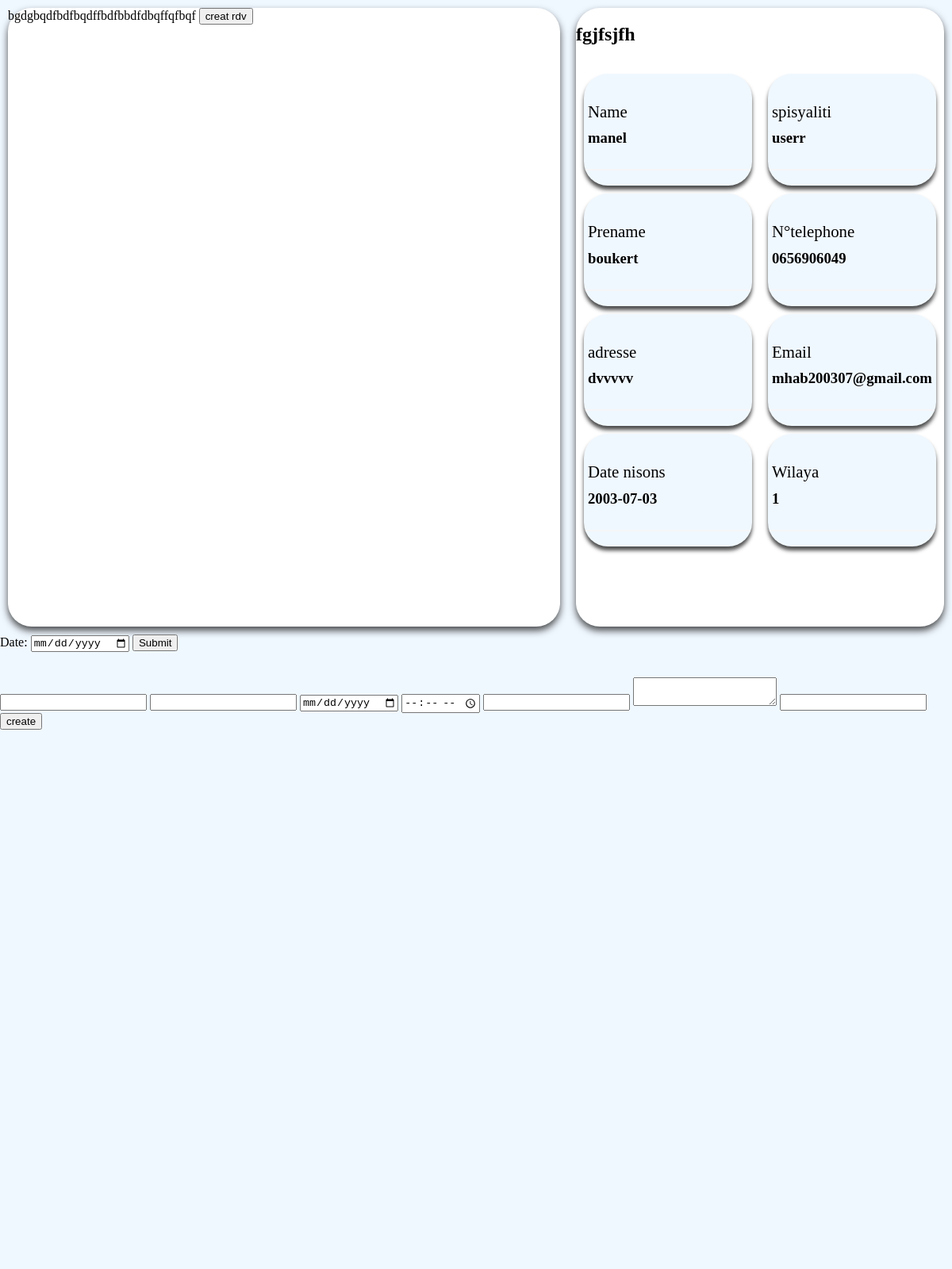
Before: /profil_doctor/2 (signed in) with the older database file.
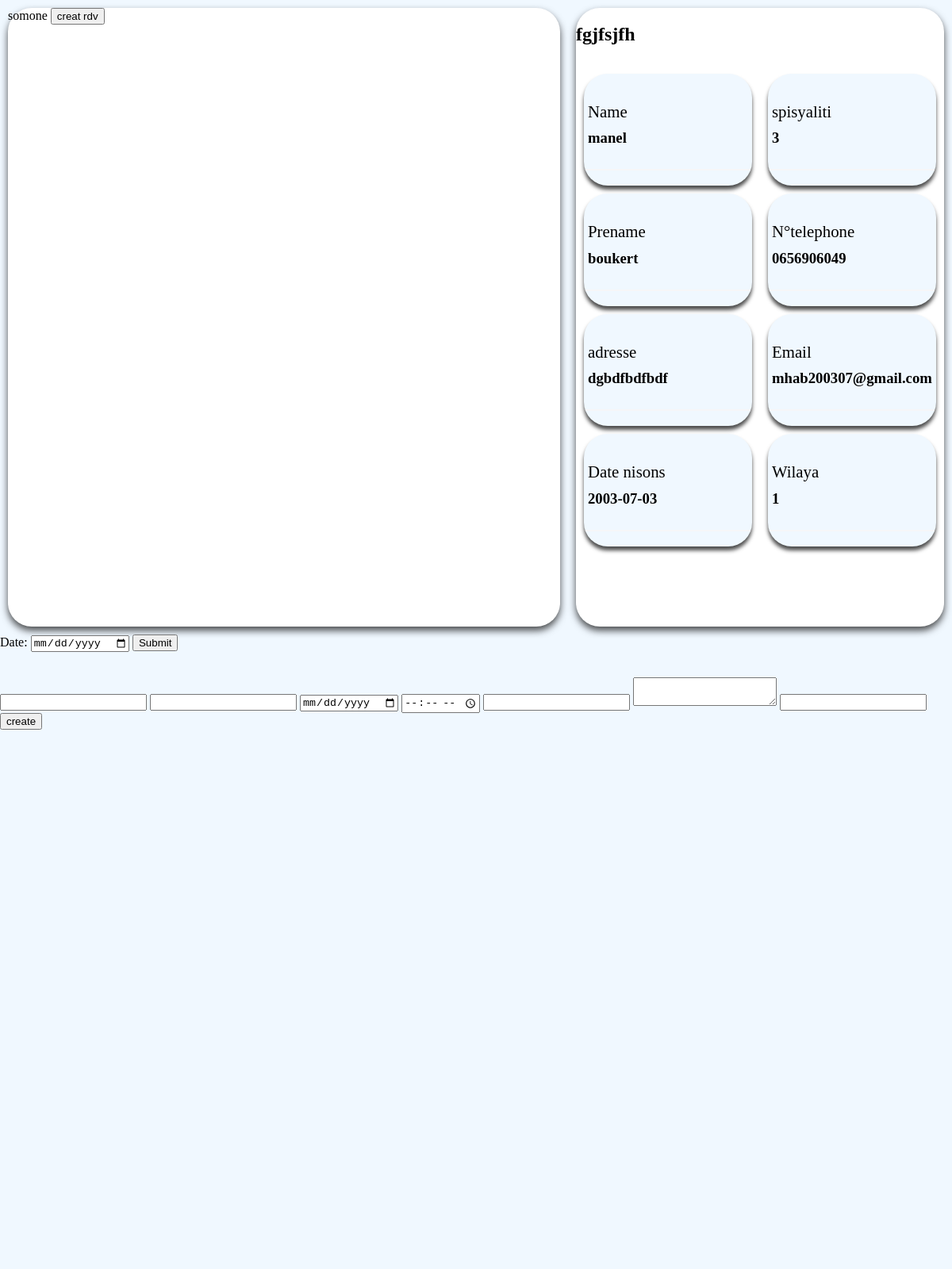
After: the same page with the newer database file.
### app.py (models this page shows, shortened)
class infod(db.Model):
    id = db.Column(db.Integer, primary_key=True)
    id_user = db.Column(db.Integer, db.ForeignKey('user.id'), nullable=False)
    prename = db.Column(db.String(30), nullable=False, default='userr')
    datn = db.Column(db.String(30), nullable=False, default='userr')
    adresse = db.Column(db.String(30), nullable=False, default='userr')
    Ntph = db.Column(db.String(12), nullable=False, default='userr')
    text = db.Column(db.Text)

class User(db.Model, UserMixin):
    id = db.Column(db.Integer, primary_key=True)
    name = db.Column(db.String(30), unique=False, nullable=False)
    email = db.Column(db.String(50), unique=True, nullable=False)
    password_hash = db.Column(db.String(200), nullable=False)
    infod = db.relationship('infod', backref='infod')
    info = db.relationship('info', backref='info')
    bro = db.Column(db.String(1), nullable=False, default=1)
    spi = db.Column(db.String(12), nullable=False, default='userr')
    wil = db.Column(db.String(2), nullable=False, default='userr')
    @property
    def password(self):
        raise AttributeError('password is not a readable')

### app.py (the view, shortened to what this page needs)
@app.route('/profil_doctor/<idu>', methods = ['POST','GET'])
@login_required
def profil_doctor(idu):
    form = rdvForm()
    idd = int(idu)
    user = User.query.filter(User.id==idd).first()
    inf = infod.query.filter(infod.id_user==idd).first()
    prename = inf.prename
    datn = inf.datn
    adresse = inf.adresse
    Ntph = inf.Ntph
    text = inf.text
    times = []
    if form.name.data == None:
     if request.method == 'POST':
        date_str = request.form['date']
        date_format = '%Y-%m-%d'
        try:
            date = datetime.strptime(date_str, date_format)
            start_time = datetime.combine(date, datetime.min.time())
            end_time = datetime.combine(date, datetime.max.time())
            current_time = start_time.replace(hour=8, minute=0)
            end_time = end_time.replace(hour=16, minute=0)
            pose_time = start_time.replace(hour=12, minute=0)
            print(pose_time)
            while current_time <= end_time:
                if ((not rdv.query.filter(rdv.date_to_do == current_time).first()) and (not current_time==pose_time)):
                    times.append(current_time.strftime('%I:%M %p'))
                current_time += timedelta(minutes=30)
            if len(times) > 0:
                times.pop()
        except ValueError:
            times = []
    return render_template('profil_doctor.html',form=form ,prename=prename ,datn=datn ,adresse=adresse ,Ntph=Ntph ,text=text, name=user.name, spi=user.spi, wil=user.wil, email=user.email, times=times)

### app.py (shortened to what this page needs)
class rdvForm(FlaskForm):
   name = StringField("title", validators=[DataRequired()])
   prename = StringField("title", validators=[DataRequired()])
   date_to_do = DateField('date_to_do', format='%Y-%m-%d', validators=[DataRequired()])
   time_to_do = TimeField('time_to_do', format='%H:%M', validators=[DataRequired()])
   drname = StringField("title", validators=[DataRequired()])
   text = StringField("text", widget=TextArea())
   ntph = StringField("tiliphon", validators=[DataRequired()])
   submit = SubmitField('create')

### app.py (called while the page is built)
@login_manager.user_loader
def load_user(user_id):
    return User.query.get(int(user_id))

### templates/profil_doctor.html (shortened to what this page needs)
<!DOCTYPE html>
<html lang="en">
<head>
    <link href="{{ url_for('static', filename='css/style_profil_doctor.css')}}" rel="stylesheet" />
</head>
<body>
    <section>
        <div class="pro">
        <div class="textinfo">
            <div class="text">
                {{text}}
                <a href="#sec2"><button id="moves">creat rdv</button></a>
            </div>
        </div>
        <div class="info">
            <div id="titl"><h2>fgjfsjfh</h2></div>
        <div class="cont">
            <div class="info1">
              <div class="inputbox"><label for="">Name</label>
                <div class="put">
                  <h3>{{name}}</h3>
                </div>
              </div>
              <div class="inputbox"><label for="">Prename</label>
                <div class="put">
                  <h3>{{prename}}</h3>
                </div>
              </div>
              <div class="inputbox"><label for="">adresse</label>
                <div class="put">
                  <h3>{{adresse}}</h3>
                </div>
              </div>
              <div class="inputbox"><label for="">Date nisons</label>
                <div class="put">
                  <h3>{{datn}}</h3>
                </div>
              </div>
            </div>
            <div class="info1">
              <div class="inputbox"><label for="">spisyaliti</label>
                <div class="put">
                  <h3>{{spi}}</h3>
                </div>
              </div>
              <div class="inputbox"><label for="">N°telephone</label>
                <div class="put">
                  <h3>{{Ntph}}</h3>
                </div>
              </div>
              <div class="inputbox"><label for="">Email</label>
                <div class="put">
                  <h3>{{email}}</h3>
                </div>
              </div>
              <div class="inputbox"><label for="">Wilaya</label>
                <div class="put">
                  <h3>{{wil}}</h3>
                </div>
              </div>
            </div>
        </div>
        </div>
        </div>
    </section>
    <section id="sec2">
        <form method="post">
            <label for="date">Date:</label>
            <input type="date" id="date" name="date" required>
            <button type="submit">Submit</button>
        </form>
        <form method="post">
            {{form.name()}}
            {{form.prename()}}
            {{form.date_to_do(type="date")}}
            {{form.time_to_do()}}
            {{form.drname()}}
            {{form.text()}}
            {{form.ntph()}}
            {{form.submit()}}
        </form>
    </section>
</body>
</html>

### static/css/style_profil_doctor.css (style rules this page uses)
body { margin: 0; padding: 0; }
section { display: flex; flex-direction: row; min-height: 100vh; width: 100%; background-color: #f0f8ff; background-position: center; background-size: cover; flex-direction: column; margin: 0; padding: 0; }
.pro { height: 100vh; width: 100%; display: flex; flex-direction: row; }
.info { height: calc(100vh-20px); width: 40%; border-radius: 30px; background-color: white; margin: 10px; box-shadow: 0 5px 10px rgba(0, 0, 0, 0.7); display: flex; flex-direction: column; }
#titl { height: 80px; width: 100%; }
.cont { width: 100%; height: 100%; border-radius: 30px; display: flex; flex-direction: row; }
.info1 { height: calc(100% ); width: 50%; }
.inputbox { position: relative; height: 20%; width: calc(100%-20px); backdrop-filter: blur(30px); border-radius: 50px; box-shadow: 0 5px 5px rgba(0, 0, 0, 0.7); margin: 0 10px 0 10px; border-radius: 30px; color: #000; overflow: hidden; margin: 10px; background-color: #f0f8ff; }
.inputbox label { position: absolute; left: 5px; width: 290px; transform: translateY(150%); color: #000; font-size: 1.3em; pointer-events: none; transition: 0.5s; }
.inputbox .put { width: 80%; height: 50px; background: transparent; border: none; outline: none; color: white; font-size: 1em; padding: 0 35px 0 5px; transform: translateY(100%); border-bottom: 2px solid #f6f6f8; }
.put h3 { color: #000; }
.textinfo { height: calc(100vh-20px); width: 60%; min-width: 250px; border-radius: 30px; background-color: white; margin: 10px; box-shadow: 0 5px 10px rgba(0, 0, 0, 0.7); }

Changed rows visible on the page:
changed infod "boukert": text "bgdgbqdfbdfbqdffbdfbbdfdbqffqfbqf" → "somone"; adresse "dvvvvv" → "dgbdfbdfbdf"
changed User "manel": spi "userr" → (not shown)
Other visible differences:
{{ spi }}: (not shown) → "3"
